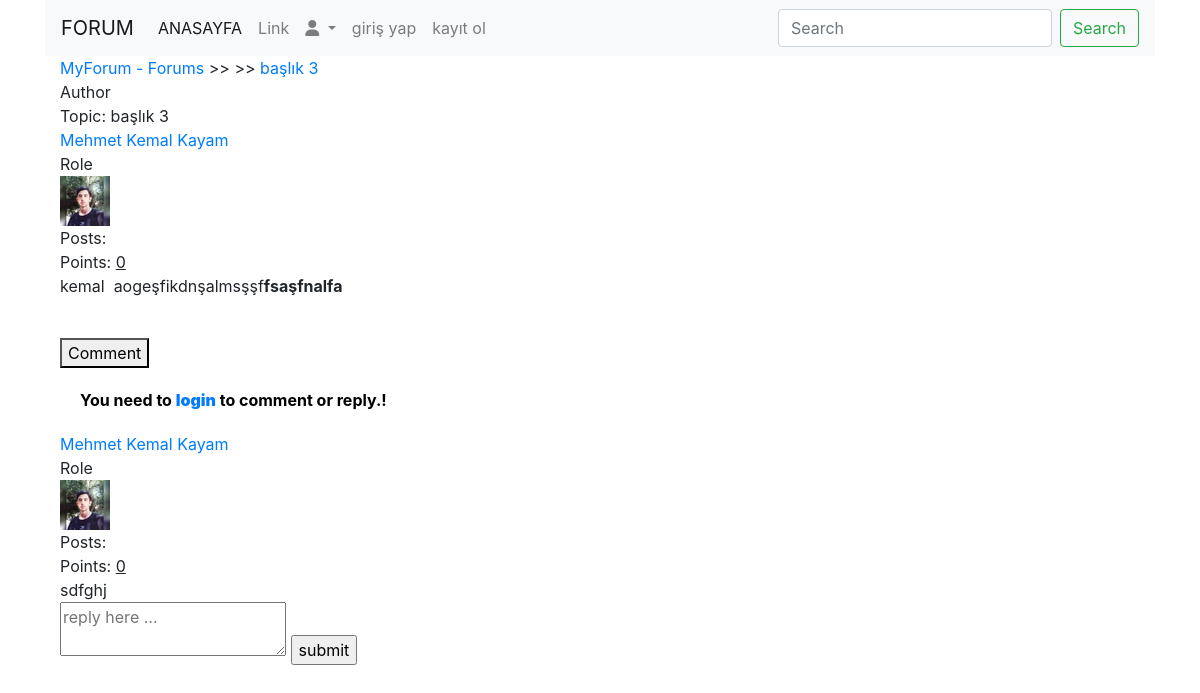
Screenshot of /event/detail/baslk-3/ with the database file from the repository.
### event/models.py (models this page shows, shortened)
class Post(models.Model):
    title = models.CharField(max_length=400)
    slug = models.SlugField(max_length=400, unique=True, blank=True)
    user = models.ForeignKey(Author, on_delete=models.CASCADE)
    content = RichTextField()
    categories = models.ManyToManyField(Category)
    date = models.DateTimeField(auto_now_add=True)
    approved = models.BooleanField(default=True)
    tags = TaggableManager()
    comments = models.ManyToManyField(Comment, blank=True)
    closed = models.BooleanField(default=False)
    state = models.CharField(max_length=40, default="zero")

class Author(models.Model):
    user = models.OneToOneField(User, on_delete = models.CASCADE)
    fullname = models.CharField(max_length=400, blank=True)
    slug = models.SlugField(max_length=400, unique=True, blank=True)
    bio = models.TextField()
    points = models.IntegerField(default=0)
    profile_pic = ResizedImageField(size=[50, 80], quality = 100, upload_to= "authors",  null=True, blank=True, default = "authors/indir_1.jpg")

class Comment(models.Model):
    user = models.ForeignKey(Author, on_delete=models.CASCADE)
    content = models.TextField()
    date = models.DateTimeField(auto_now_add = True)
    replies = models.ManyToManyField(Reply, blank=True)

### event/views.py (the view)
# urls.py: path('detail/<slug>/', views.detail, name='detail'),
def detail(request, slug):
    post = get_object_or_404(Post, slug=slug)
    if request.user.is_authenticated:
        author = Author.objects.get(user=request.user)
    if "comment-form" in request.POST:
        comment = request.POST.get("comment")
        new_comment, created = Comment.objects.get_or_create(user=author, content=comment)
        post.comments.add(new_comment.id)
    if "reply-form" in request.POST:
        reply = request.POST.get("reply")
        commenr_id = request.POST.get("comment-id")
        comment_obj = Comment.objects.get(id=commenr_id)
        new_reply, created = Reply.objects.get_or_create(user=author, content=reply)
        comment_obj.replies.add(new_reply.id)
    context = {
        "post":post,
        "title": "OZONE: "+post.title,
    }
    return render(request, "detail.html", context)

### templates/detail.html (shortened to what this page needs)
{% extends "index.html" %}
{% block content %}
    <div class="container">
        <div class="navigate">
            <span><a href="{% url 'index' %}">MyForum - Forums</a> >> <a href="{{post.categories.all.0.get_url}}">{{post.categories.all.0}}</a> >> <a href="{{post.get_url}}">{{post.title}}</a></span>
        </div>
        <div class="topic-container">
            <div class="head">
                <div class="authors">Author</div>
                <div class="content">Topic: {{post.title}} </div>
            </div>
            <div class="body">
                <div class="authors">
                    <div class="username"><a href="">{{post.user.fullname|title}}</a></div>
                    <div>Role</div>
                    <img src="{{post.user.profile_pic.url}}" alt="">
                    <div>Posts: <u>{{post.user.num_posts}}</u></div>
                    <div>Points: <u>{{post.user.points}}</u></div>
                </div>
                <div class="content">
                    {{post.content|safe}}
                    <br>
                    <div class="comment">
                        <button onclick="showComment()">Comment</button>
                    </div>
                </div>
            </div>
        </div>
        {% if post.closed == True %}
        <div style="background-color:#fff;color:#000;font-weight:bolder;padding:20px;width:100%;"> This Topic Is Closed! </div>
        {% else %}
        {% if request.user.is_authenticated %}
        <form action="." method="post">
            {% csrf_token %}
            <div class="comment-area hide" id="comment-area">
                <textarea name="comment" id="" placeholder="comment here ... "></textarea>
                <input type="submit" value="submit" name="comment-form">
            </div>
        </form>
        {% else %}
<div style="background-color:#fff;color:#000;font-weight:bolder;padding:20px;width:100%;"> You need to <a href="{% url 'signin' %}"><b>login</b></a> to comment or reply.! </div>
        {% endif %}
        {% endif %}
        {% for comment in post.comments.all %}
        <div class="comments-container">
            <div class="body">
                <div class="authors">
                    <div class="username"><a href="">{{comment.user.fullname|title}}</a></div>
                    <div>Role</div>
                    <img src="{{comment.user.profile_pic.url}}" alt="">
                    <div>Posts: <u>{{comment.user.num_posts}}</u></div>
                    <div>Points: <u>{{comment.user.points}}</u></div>
                </div>
                <div class="content">
                    {{comment.content}}
                    <br>
                </div>
            </div>
        </div>
        <form action="." method="post">
            <div class="comment-area hide" id="comment{{comment.id}}">
                <textarea name="reply" id="" placeholder="reply here ... "></textarea>
                <input type="submit" value="submit" name="reply-form">
            </div>
        </form>
        {% endfor %}
    </div>
{% endblock %}

### rows the page displays
Post: title "başlık 3", user.fullname "Mehmet Kemal Kayam", user.profile_pic (picture), user.points "0", content "kemal aogeşfikdnşalmsşşf fsaşfnalfa"
Comment: user.fullname "Mehmet Kemal Kayam", user.profile_pic (picture), user.points "0", content "sdfghj"
